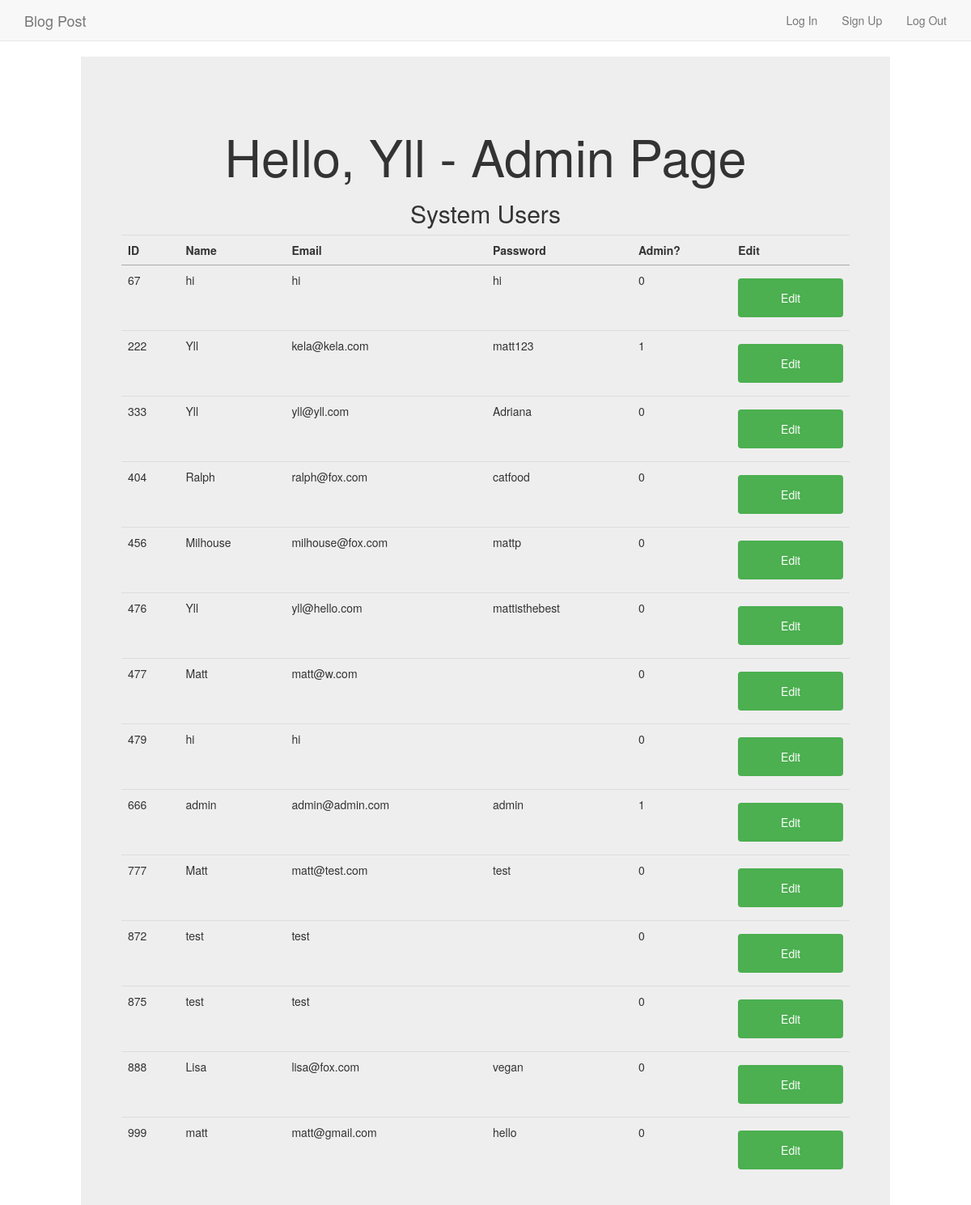
Screenshot of /admin.php (signed in) with the database file from the repository.
### tables this page shows
CREATE TABLE `students` (
  `id` int(10) UNSIGNED NOT NULL,
  `name` varchar(32) DEFAULT NULL,
  `email` varchar(32) DEFAULT NULL,
  `pwd` varchar(16) DEFAULT NULL,
  `isAdmin` tinyint(1) NOT NULL
);

### admin.php (the view, shortened to what this page needs)
<!DOCTYPE html>
<html>
	<head>
		<link rel="stylesheet" href="https://maxcdn.bootstrapcdn.com/bootstrap/3.3.7/css/bootstrap.min.css">
		<link href="simpsons.css" type="text/css" rel="stylesheet" />
	</head>
	<body>
		<nav class="navbar navbar-default navbar-fixed-top">
      <div class="container">
        <div class="navbar-header">
          <a class="navbar-brand" href="start.php">Blog Post</a>
        </div>
        <div id="navbar" class="navbar-collapse collapse">
          <ul class="nav navbar-nav navbar-right">
            <li><a href="login.php">Log In</a></li>
            <li><a href="signup.php">Sign Up</a></li>
						<li><a href="start.php">Log Out</a></li>
          </ul>
        </div>
      </div>
    </nav>
		<div class = "jumbotron" >
			<div class = "table1" >
		<table class="table table-hover">
			<tr><th>ID</th><th>Name</th><th>Email</th><th>Password</th><th>Admin?</th><th>Edit</th></tr>
			<?php
			$name = $_SESSION["name"];
			?>
			<h1>Hello, <? print $name; ?> - Admin Page </h1>
			<h2> System Users </h2>
			<?
			$query = "SELECT *
			          FROM students";
			$db = new PDO("mysql:dbname=simpsons", "root", "");
			$db->setAttribute(PDO::ATTR_ERRMODE, PDO::ERRMODE_EXCEPTION);
			$rows = $db->query($query);
			foreach ($rows as $row) {
				?>
				<tr>
					<td>
						<?= $row["id"] ?>
					</td>
					<td>
						<?= $row["name"] ?>
					</td>
				<td>
					<?= $row["email"] ?>
				</td>
				<td>
					<?= $row["pwd"] ?>
				</td>
			<td>
				<?= $row["isAdmin"] ?>
			</td>
			<td>
				<form id="editInfo" action="edit_info.php" method="post" >
					<fieldset>
						<input type="submit" value="Edit" />
					</fieldset>
				</form>
			</td>
		</tr>
				<?php
			}
			?>
		</table>
	</div>
</div>
	</body>
</html>

### simpsons.css (style rules this page uses)
html { background-color: white; }
body { width: 1000px; height: 600px; margin: auto; padding-top: 70px; }
table th { border-bottom: 1px solid #aaa; text-align: left; }
table th, table td { padding-right: 1em; }
h1,h2 { text-align: center; }
.table1 { padding-left: 50px; padding-right: 50px; padding-top: 20px; }
input[type=submit] { width: 100%; background-color: #4CAF50; color: white; padding: 14px 20px; margin: 8px 0; border: none; border-radius: 4px; cursor: pointer; }

### rows the page displays
students: id "67", name "hi", email "hi", pwd "hi", isAdmin "0"
students: id "222", name "Yll", email "kela@kela.com", pwd "matt123", isAdmin "1"
students: id "333", name "Yll", email "yll@yll.com", pwd "Adriana", isAdmin "0"
students: id "404", name "Ralph", email "ralph@fox.com", pwd "catfood", isAdmin "0"
students: id "456", name "Milhouse", email "milhouse@fox.com", pwd "mattp", isAdmin "0"
students: id "476", name "Yll", email "yll@hello.com", pwd "mattisthebest", isAdmin "0"
students: id "477", name "Matt", email "matt@w.com", isAdmin "0"
students: id "479", name "hi", email "hi", isAdmin "0"
students: id "666", name "admin", email "admin@admin.com", pwd "admin", isAdmin "1"
students: id "777", name "Matt", email "matt@test.com", pwd "test", isAdmin "0"
students: id "872", name "test", email "test", isAdmin "0"
students: id "875", name "test", email "test", isAdmin "0"
students: id "888", name "Lisa", email "lisa@fox.com", pwd "vegan", isAdmin "0"
students: id "999", name "matt", email "matt@gmail.com", pwd "hello", isAdmin "0"

### other values shown
$name "Yll"
